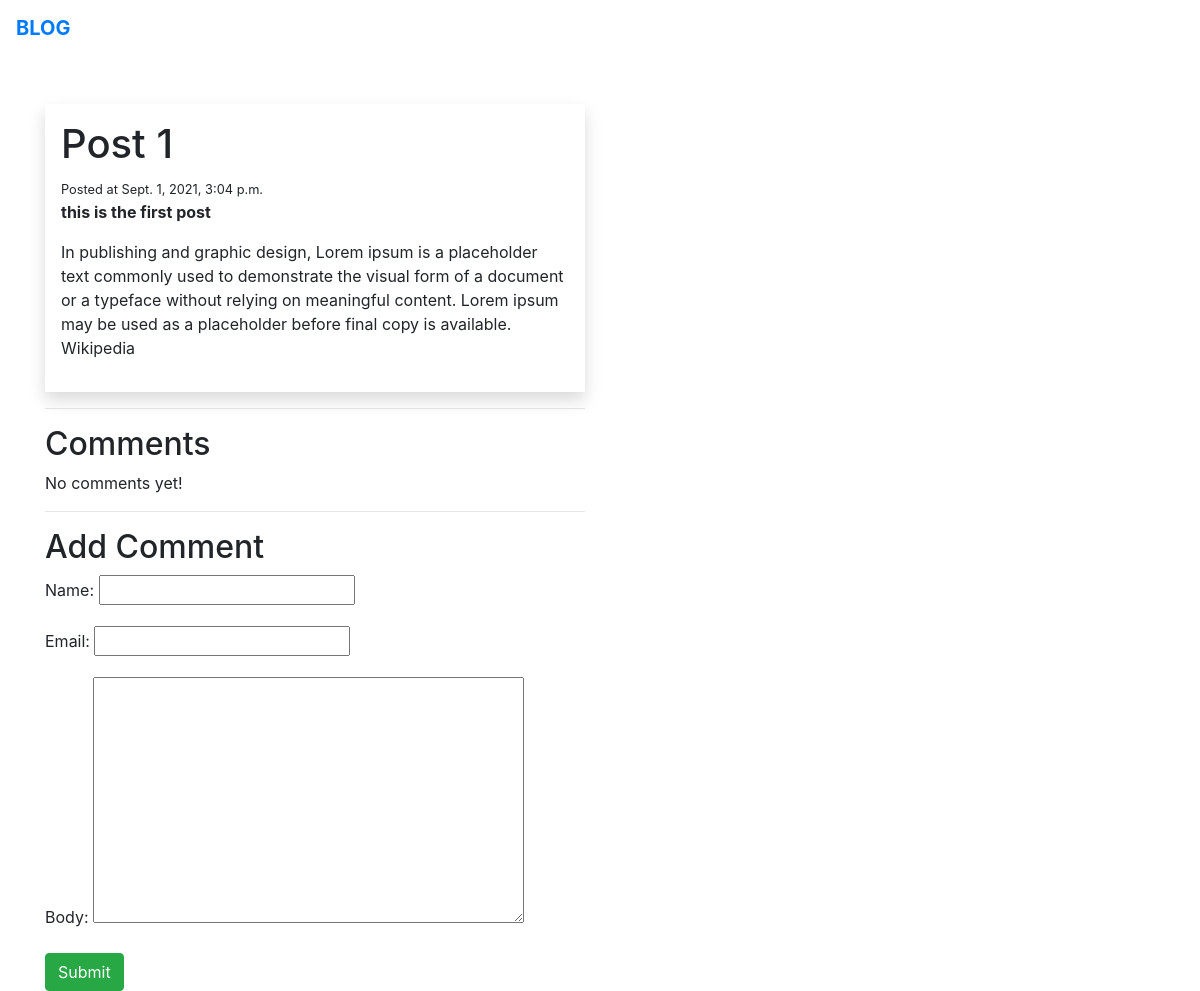
Page /post-1/ on the committed database.
### blog/models.py (models this page shows)
class Post(models.Model):
    title = models.CharField(max_length=255)
    slug = models.SlugField()
    intro = models.TextField()
    body = models.TextField()
    date_added = models.DateTimeField(auto_now_add=True)
    class Meta:
        ordering = ['-date_added']

### blog/views.py (the view)
# urls.py: path('<slug:slug>/', index, name='index'),
def index(request, slug):
    post = Post.objects.get(slug=slug)
    if request.method == 'POST':
        form = CommentForm(request.POST)
        if form.is_valid():
            comment = form.save(commit=False)
            comment.post = post
            comment.save()
            return redirect('index', slug=post.slug)
    else:
        form = CommentForm()
    return render(request, 'index.html', {'post': post, 'form': form})

### blog/forms.py
class CommentForm(forms.ModelForm):
    class Meta:
        model = Comment
        fields = ['name', 'email', 'body']

### blog/templates/index.html (shortened to what this page needs)
{% extends 'base.html' %}
{% block content %}
                   <div class="p-3 shadow">
<h1 class="title">{{ post.title }}</h1>
<small> Posted at {{ post.date_added }}</small>
<p><strong>{{ post.intro }}</strong></p>
<p>{{ post.body }}</p>
                   </div>
<hr>
<h2 class="subtitle">Comments</h2>
{% for comment in post.comments.all %}
<article class="media">
    <div class="media-content">
        <div class="content">
            <p>
                <strong>{{ comment.name }}</strong> <small>{{ comment.date_added }}</small>
                <br>
                {{ comment.body }}
            </p>
        </div>
    </div>
</article>
{% empty %}
<div class="notification">
    <p>No comments yet!</p>
</div>
{% endfor %}
<hr>
<h2 class="subtitle">Add Comment</h2>
<form method="post"  action=".">
    {{ form.as_p }}
    <div class="field">
        <div class="control">
            <button class="btn btn-success">Submit</button>
        </div>
    </div>
</form>
{% endblock %}

### rows in the picture
Post: title "Post 1", date_added "Sept. 1, 2021, 3:04 p.m.", intro "this is the first post", body "In publishing and graphic design, Lorem ipsum is a placeholder text commonly used to demonstrate the visual form of a document or a typeface without relying on meaningful content. Lorem ipsum may be used as a placeholder before final copy is available. Wikipedia"
